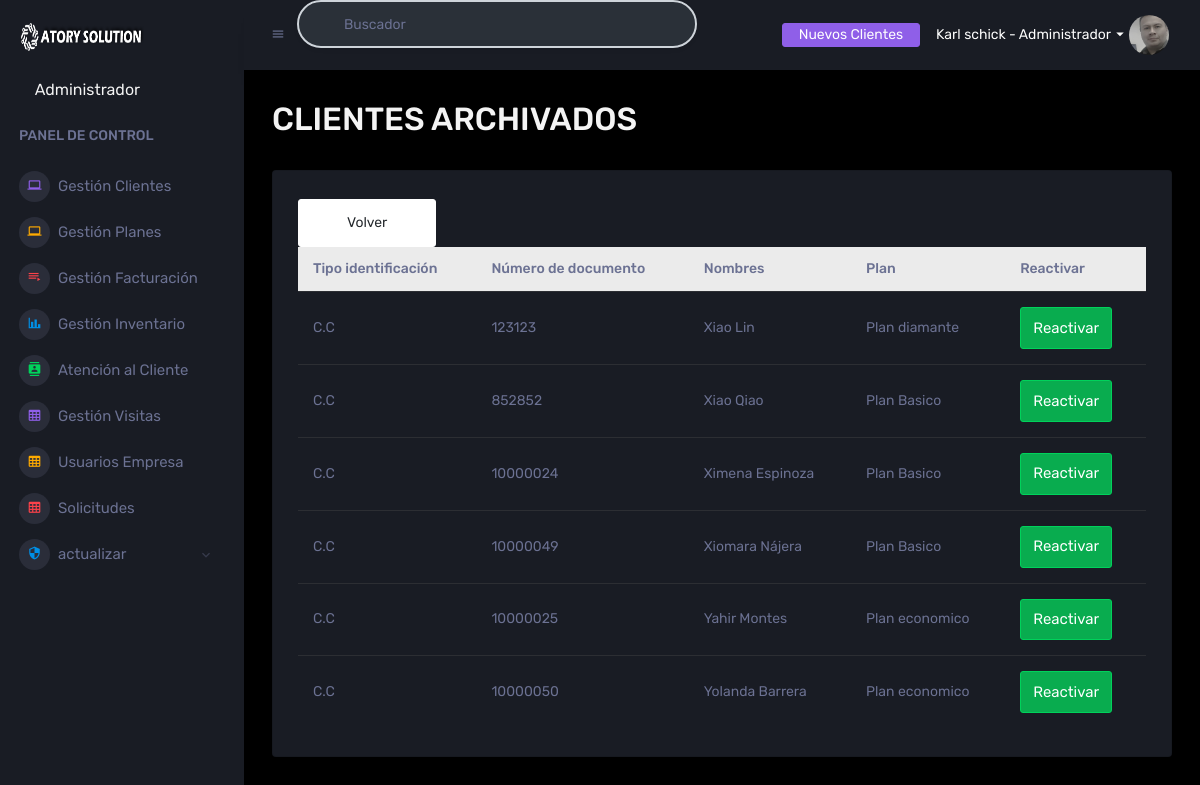
The app's page /clientes/archivados.php (signed in) with its own data.
### tables this page shows
CREATE TABLE `cliente` (
  `idCliente` int(11) NOT NULL,
  `tipoDocumento` varchar(10) NOT NULL DEFAULT 'CC',
  `documentoCliente` varchar(20) NOT NULL,
  `tipoCliente` enum('Residencial','Empresarial','Corporativo','Rural') DEFAULT 'Residencial',
  `nombreCliente` varchar(100) NOT NULL,
  `apellidoCliente` varchar(100) DEFAULT NULL,
  `telefonoCliente` varchar(20) NOT NULL,
  `correoCliente` varchar(100) NOT NULL,
  `correoFacturacion` varchar(100) DEFAULT NULL,
  `pais` varchar(50) DEFAULT 'Colombia',
  `ciudadCliente` varchar(50) DEFAULT NULL,
  `departamentoCliente` varchar(50) DEFAULT NULL,
  `direccion` varchar(100) DEFAULT NULL,
  `barrioCliente` varchar(100) DEFAULT NULL,
  `estrato` int(11) DEFAULT NULL,
  `codigoPostalCliente` varchar(10) DEFAULT NULL,
  `coordenadasGPS` varchar(50) DEFAULT NULL COMMENT 'Formato: lat,lng',
  `referenciaUbicacion` text DEFAULT NULL,
  `zonaCobertura` varchar(50) DEFAULT NULL,
  `sucursal` varchar(100) DEFAULT NULL,
  `ciudadDian` varchar(50) DEFAULT NULL COMMENT 'Para facturación electrónica',
  `estadoCliente` varchar(10) NOT NULL DEFAULT 'Activo',
  `motivoSuspension` varchar(100) DEFAULT NULL,
  `vendedor_idUsuario` int(11) DEFAULT NULL COMMENT 'FK: Usuario vendedor',
  `tecnicoAsignado_idUsuario` int(11) DEFAULT NULL COMMENT 'FK: Técnico de zona',
  `referenciadoPor_idCliente` int(11) DEFAULT NULL COMMENT 'FK: Cliente que lo refirió',
  `tieneReferidos` int(11) DEFAULT 0,
  `origenCliente` enum('Referido','Web','Redes','Puerta a puerta','Otro') DEFAULT 'Otro',
  `categoriaCliente` enum('VIP','Regular','Moroso') DEFAULT 'Regular',
  `cantidadSoportesMes` int(11) DEFAULT 0,
  `ultimoSoporte` date DEFAULT NULL,
  `promedioVelocidad` decimal(6,2) DEFAULT NULL COMMENT 'Velocidad real medida',
  `calidadServicio` int(11) DEFAULT 5 COMMENT 'Rating 1-5 estrellas',
  `observaciones` text DEFAULT NULL,
  `notas` text DEFAULT NULL,
  `documentosAdjuntos` longtext DEFAULT NULL CHECK (json_valid(`documentosAdjuntos`)),
  `eliminado` tinyint(1) DEFAULT 0,
  `creadoPor` int(11) DEFAULT NULL,
  `actualizadoPor` int(11) DEFAULT NULL,
  `plan_idPlan` int(11) NOT NULL,
  `creado` date DEFAULT NULL,
  `fechaInstalacion` date DEFAULT NULL,
  `fechaActivacion` date DEFAULT NULL,
  `ultimaActualizacion` date DEFAULT NULL,
  `fechaSuspension` date DEFAULT NULL,
  `fechaCorte` date DEFAULT NULL,
  `meses_gracia` int(11) DEFAULT 0,
  `fechaContrato` date DEFAULT NULL,
  `clausulaMeses` int(11) DEFAULT NULL COMMENT 'Meses de permanencia mínima',
  `mesFin` date DEFAULT NULL COMMENT 'Fecha fin del contrato',
  `mesesParaFinalizar` int(11) DEFAULT NULL COMMENT 'Calculado automáticamente',
  `valorAPagar` decimal(10,2) DEFAULT NULL COMMENT 'Penalización por retiro anticipado',
  `valorInstalacion` decimal(10,2) DEFAULT NULL,
  `tipologiaRed` varchar(50) DEFAULT NULL COMMENT 'FTTH, FTTC, Radio, etc.',
  `nodoConexion` varchar(50) DEFAULT NULL COMMENT 'Nodo/Switch',
  `puertoSwitch` varchar(20) DEFAULT NULL
);

CREATE TABLE `plan` (
  `idPlan` int(11) NOT NULL,
  `codigoPlan` varchar(20) NOT NULL,
  `tipoPlan` varchar(20) DEFAULT NULL,
  `velocidad` varchar(20) NOT NULL,
  `nombrePlan` varchar(250) NOT NULL,
  `precioPlan` decimal(10,0) NOT NULL,
  `desPlan` varchar(2000) DEFAULT NULL,
  `estadoPlan` varchar(10) NOT NULL
);

### public_html/clientes/archivados.php (the view, shortened to what this page needs)
<?php
include '../../includes/header.php';
include '../../includes/menu.php';
require_once __DIR__ . '/../../config/db.php';
?>
<div class="main-panel">
  <div class="content-wrapper">
    <div class="page-header">
      <h1 style="font-size: 32px;">CLIENTES ARCHIVADOS</h1>
    </div>
    <div class="card">
      <div class="card-body">
        <a href="tablas.php" class="btn btn-light btn-lg">Volver</a>
        <?php
        $sql = "SELECT cliente.tipoDocumento, cliente.documentoCliente, cliente.nombreCliente, plan.nombrePlan
                FROM cliente
                INNER JOIN plan ON cliente.plan_idPlan = plan.idPlan
                WHERE estadoCliente != 'Activo'
                ORDER BY nombreCliente ASC;";
        $rta = $con->query($sql);
        echo '<div class="table-responsive">
                <table class="table table-hover">
                  <thead class="table-light">
                    <tr>
                      <th>Tipo identificación</th>
                      <th>Número de documento</th>
                      <th>Nombres</th>
                      <th>Plan</th>
                      <th>Reactivar</th>
                    </tr>
                  </thead>';
        if ($rta->num_rows > 0) {
            while ($row = $rta->fetch_assoc()) {
                echo "<tr>
                        <td>{$row['tipoDocumento']}</td>
                        <td>{$row['documentoCliente']}</td>
                        <td>{$row['nombreCliente']}</td>
                        <td>{$row['nombrePlan']}</td>
                        <td><a href='reactivar.php?id={$row['documentoCliente']}' class='btn btn-success'>Reactivar</a></td>
                      </tr>";
            }
        } else {
            echo "<tr><td colspan='5'>No hay clientes archivados.</td></tr>";
        }
        echo "</table></div>";
        ?>
      </div>
    </div>
  </div>
</div>

### records on screen
cliente: tipoDocumento "C.C", documentoCliente "123123", nombreCliente "Xiao Lin", plan_idPlan.nombrePlan "Plan diamante"
cliente: tipoDocumento "C.C", documentoCliente "852852", nombreCliente "Xiao Qiao", plan_idPlan.nombrePlan "Plan Basico"
cliente: tipoDocumento "C.C", documentoCliente "10000024", nombreCliente "Ximena Espinoza", plan_idPlan.nombrePlan "Plan Basico"
cliente: tipoDocumento "C.C", documentoCliente "10000049", nombreCliente "Xiomara Nájera", plan_idPlan.nombrePlan "Plan Basico"
cliente: tipoDocumento "C.C", documentoCliente "10000025", nombreCliente "Yahir Montes", plan_idPlan.nombrePlan "Plan economico"
cliente: tipoDocumento "C.C", documentoCliente "10000050", nombreCliente "Yolanda Barrera", plan_idPlan.nombrePlan "Plan economico"

### other values on screen
$rol "Administrador"
$usuarioTexto "Karl schick - Administrador"
